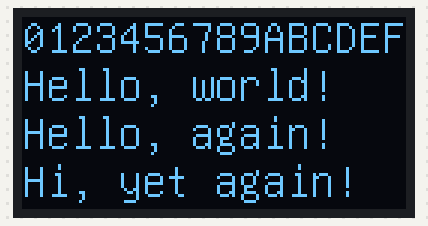
Simulated run of this sketch. Board: Arduino Uno, built with avr-gcc and run on an emulated ATmega328P. On the bench: 128×64 one-colour display.

Above: at 0.6 s.

The sketch:

OLEDHelloWorld.ino
```cpp
/*
 * Velleman VMA 437 OLED Hello World.
 *
 * Gnd -> Gnd
 * Vcc -> 5V
 * CLK -> D7
 * MOSI -> D6
 * Res -> Reset
 * CS -> D10
 * DC -> D9
 */

#include "U8glib.h"

const int clkPin = 7;
const int mosiPin = 6;
const int csPin = 10;
const int dcPin = 9;
U8GLIB_SH1106_128X64 u8g(clkPin, mosiPin, csPin, dcPin);

// 4 lines is recommended, but 5 also works.
#define numLines 4

const boolean flipped = true;
int deltaRow = 16, firstRow = 14;

char const* text[] = {
  "0123456789ABCDEF",
  "Hello, world!",
  "Hello, again!",
  "Hi, yet again!",
  "Enough already!"
};

//char const* text[] = {
//  "Please...",
//  "   don't touch!",
//  "Por favor...",
//  "   no tocar!",
//  ""
//};

void setup(void) {

  u8g.setFont(u8g_font_unifont); // 16 x 16

  if (flipped) {
    u8g.setRot180(); // flip screen
    firstRow = 12;
  }

  if (numLines == 5) { deltaRow = 12; }
}

void loop(void) {
  u8g.firstPage();
  do {
    draw();
  } while(u8g.nextPage());
}

void draw(void) {
  for (int i = 0; i < numLines; i++) {
    // The first two parameters specify the lower left corner of the first character.
    u8g.drawStr(0, firstRow + i*deltaRow, text[i]);
  }
}
```
